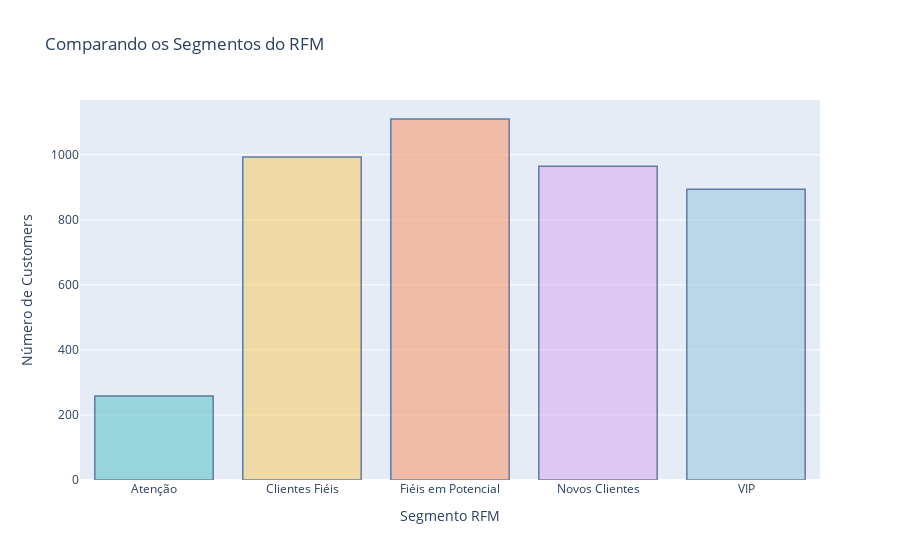

Here is the notebook cell this chart was saved with:
### Code cell
pastel_colors = plotly.colors.qualitative.Pastel
fig = go.Figure(data=[go.Bar(x=segment_counts.index,
                             y=segment_counts.values,
                             marker=dict(color=pastel_colors))])

#Difinindo a cor do segmento VIP
vip_color = "rgb(158, 202, 225)"
fig.update_traces(marker_color=[vip_color if segment == "VIP" else pastel_colors[i]
                                for i, segment in enumerate(segment_counts.index)],
                marker_line_color = "rgb(8, 48, 107)",
                marker_line_width = 1.5, opacity=0.6)

fig.update_layout(title="Comparando os Segmentos do RFM",
                  xaxis_title = "Segmento RFM",
                  yaxis_title = "Número de Customers",
                  showlegend = False)

fig.show()

### Figure 1 — Plotly figure (JSON) as saved in the notebook; plotly's stock layout.template omitted (floating-point values rounded to 4 significant figures)
{"data": [{"marker": {"color": ["rgb(102, 197, 204)", "rgb(246, 207, 113)", "rgb(248, 156, 116)", "rgb(220, 176, 242)", "rgb(158, 202, 225)"], "line": {"color": "rgb(8, 48, 107)", "width": 1.5}}, "opacity": 0.6, "type": "bar", "x": ["Atenção", "Clientes Fiéis", "Fiéis em Potencial", "Novos Clientes", "VIP"], "y": [258, 993, 1110, 965, 894]}], "layout": {"showlegend": false, "title": {"text": "Comparando os Segmentos do RFM"}, "xaxis": {"title": {"text": "Segmento RFM"}}, "yaxis": {"title": {"text": "Número de Customers"}}}}
